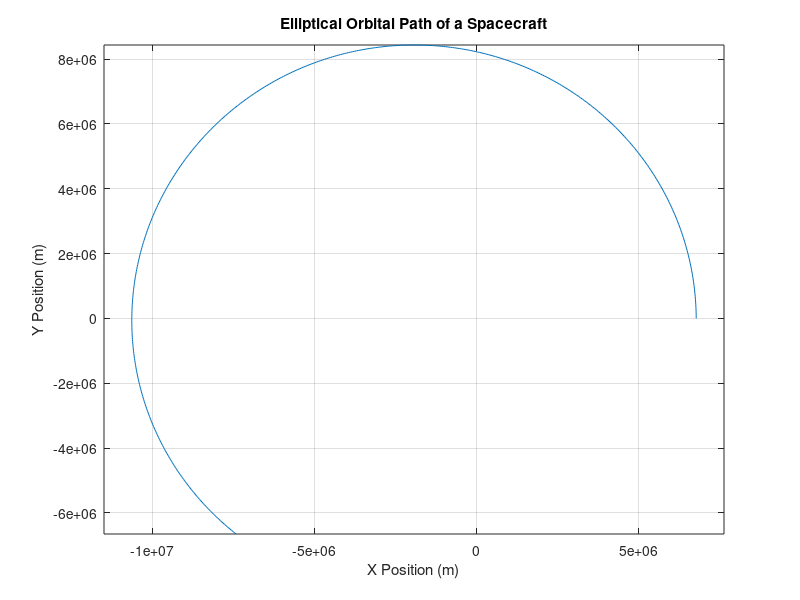

MATLAB code to generate this figure:
% Constants and Initial Conditions
G = 6.67430e-11;  % Gravitational constant in m^3 kg^-1 s^-2
M = 5.972e24;     % Mass of Earth in kg
dt = 10;          % Time step in seconds

% Initial position and velocity for elliptical orbit
x = 6.371e6 + 400000;  % Distance from Earth's center + altitude of 400 km at perigee
y = 0;
eccentricity = 0.1;  % Eccentricity of the ellipse

% Velocity at perigee for elliptical orbit
perigee_velocity = sqrt((G * M * (1 + eccentricity)) / (x * (1 - eccentricity)));
vx = 0;
vy = perigee_velocity;  % Adjusted for elliptical orbit

% Simulation time
T = 5400;  % Total time in seconds to see full elliptical motion
steps = T / dt;

% Arrays for storing positions
X = zeros(1, steps);
Y = zeros(1, steps);

% Euler's method to update position and velocity
for i = 1:steps
    % Store positions for plotting
    X(i) = x;
    Y(i) = y;
    
    % Calculate radial distance
    r = sqrt(x^2 + y^2);
    
    % Calculate acceleration components
    ax = -G * M * x / r^3;
    ay = -G * M * y / r^3;
    
    % Update velocities
    vx = vx + ax * dt;
    vy = vy + ay * dt;
    
    % Update positions
    x = x + vx * dt;
    y = y + vy * dt;
end

% Plotting the orbit
figure;
plot(X, Y);
axis equal;
title('Elliptical Orbital Path of a Spacecraft');
xlabel('X Position (m)');
ylabel('Y Position (m)');
grid on;
